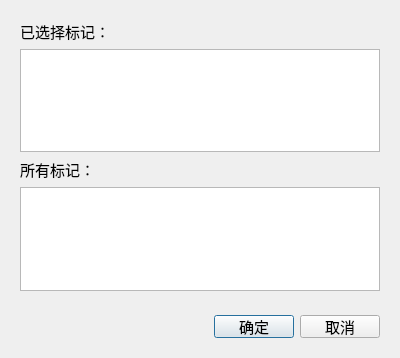
<?xml version="1.0" encoding="UTF-8"?>
<ui version="4.0">
 <class>EditMarkNodeDialog</class>
 <widget class="QDialog" name="EditMarkNodeDialog">
  <property name="geometry">
   <rect>
    <x>0</x>
    <y>0</y>
    <width>400</width>
    <height>358</height>
   </rect>
  </property>
  <property name="font">
   <font>
    <family>新宋体</family>
    <pointsize>11</pointsize>
   </font>
  </property>
  <property name="windowTitle">
   <string>标记结点</string>
  </property>
  <layout class="QVBoxLayout" name="verticalLayout">
   <item>
    <widget class="QWidget" name="widget_2" native="true">
     <layout class="QVBoxLayout" name="verticalLayout_2">
      <item>
       <widget class="QLabel" name="label">
        <property name="text">
         <string>已选择标记：</string>
        </property>
       </widget>
      </item>
      <item>
       <widget class="QListWidget" name="lvSel"/>
      </item>
      <item>
       <widget class="QLabel" name="label_2">
        <property name="text">
         <string>所有标记：</string>
        </property>
       </widget>
      </item>
      <item>
       <widget class="QListWidget" name="lvData"/>
      </item>
     </layout>
    </widget>
   </item>
   <item>
    <widget class="QWidget" name="widget" native="true">
     <property name="minimumSize">
      <size>
       <width>0</width>
       <height>41</height>
      </size>
     </property>
     <property name="maximumSize">
      <size>
       <width>16777215</width>
       <height>41</height>
      </size>
     </property>
     <layout class="QHBoxLayout" name="horizontalLayout">
      <item>
       <spacer name="horizontalSpacer">
        <property name="orientation">
         <enum>Qt::Horizontal</enum>
        </property>
        <property name="sizeHint" stdset="0">
         <size>
          <width>205</width>
          <height>20</height>
         </size>
        </property>
       </spacer>
      </item>
      <item>
       <widget class="QPushButton" name="btnOk">
        <property name="text">
         <string>确定</string>
        </property>
       </widget>
      </item>
      <item>
       <widget class="QPushButton" name="btnCancel">
        <property name="text">
         <string>取消</string>
        </property>
       </widget>
      </item>
     </layout>
    </widget>
   </item>
  </layout>
 </widget>
 <resources/>
 <connections/>
</ui>
